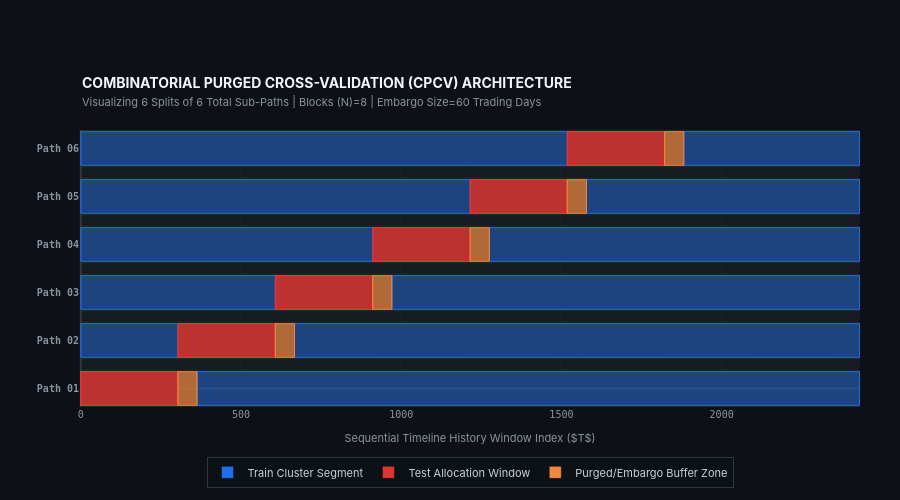

Source (notebook cell):
### Markdown cell above
## Plot 1: CPCV Fold Structure — Purging & Embargo Visualization

This plot is critical for understanding why CPCV is superior to standard K-fold for financial time series:

- **Gray regions**: Training samples included in fold
- **Red regions**: Test window
- **Yellow/orange**: Purged zone (overlapping labels removed)
- **Hatched**: Embargo zone (serial correlation buffer)

The combinatorial structure generates $\binom{N}{k}$ unique test paths — providing dramatically more diverse out-of-sample evaluation than a single train/test split, while maintaining temporal integrity through purging and embargo.

### Code cell
# T = len(X)
# n_blocks = 8
# block_size = T // n_blocks
# embargo_len = int(T * 0.025)

# fig1 = go.Figure()

# # Show first 6 fold structures
# fold_viz = list(cpcv.split(X))[:6]
# for fold_i, (tr_idx, te_idx) in enumerate(fold_viz):
#     y_pos = fold_i

#     # Full range — gray background
#     fig1.add_shape(type='rect', x0=0, x1=T, y0=y_pos-0.4, y1=y_pos+0.4,
#         fillcolor='rgba(69,123,157,0.12)', line_color='gray', line_width=0.5)

#     # Training blocks
#     for start, end in [(tr_idx.min(), tr_idx.max())]:
#         # Plot train as segments
#         pass

#     # Draw individual training contiguous segments
#     tr_sorted = np.sort(tr_idx)
#     breaks = np.where(np.diff(tr_sorted) > 1)[0] + 1
#     segments = np.split(tr_sorted, breaks)
#     for seg in segments:
#         if len(seg) > 0:
#             fig1.add_shape(type='rect', x0=seg[0], x1=seg[-1], y0=y_pos-0.35, y1=y_pos+0.35,
#                 fillcolor='rgba(42,157,143,0.5)', line_color='#2a9d8f', line_width=1)

#     # Test block
#     te_sorted = np.sort(te_idx)
#     fig1.add_shape(type='rect', x0=te_sorted[0], x1=te_sorted[-1],
#         y0=y_pos-0.4, y1=y_pos+0.4,
#         fillcolor='rgba(230,57,70,0.7)', line_color='#e63946', line_width=1.5)

#     # Embargo zone
#     emb_start = te_sorted[-1]; emb_end = min(T, emb_start + embargo_len)
#     if emb_end > emb_start:
#         fig1.add_shape(type='rect', x0=emb_start, x1=emb_end,
#             y0=y_pos-0.4, y1=y_pos+0.4,
#             fillcolor='rgba(244,162,97,0.6)', line_color='#f4a261', line_width=1)

# # Legend annotations
# for color, label, x_pos in [('rgba(42,157,143,0.5)','Train',T*0.02),
#                               ('rgba(230,57,70,0.7)','Test',T*0.15),
#                               ('rgba(244,162,97,0.6)','Embargo',T*0.25)]:
#     fig1.add_trace(go.Scatter(x=[None], y=[None], mode='markers',
#         marker=dict(size=12, color=color, symbol='square'), name=label))

# fig1.update_layout(height=420, title_text=f'CPCV Fold Structure: {len(fold_viz)}/{len(fold_results)} Paths (N={n_blocks}, k=1, embargo={embargo_len}d)',
#     template='plotly_dark',
#     yaxis=dict(tickvals=list(range(len(fold_viz))), ticktext=[f'Path {i+1}' for i in range(len(fold_viz))]),
#     xaxis_title='Time Index')
# fig1.show()

import numpy as np
import plotly.graph_objects as go

# ── BOUNDARY VERIFICATION & FALLBACK PROTECTION ─────────────────────────────
T = len(X)
n_blocks = 8
block_size = T // n_blocks
embargo_len = int(T * 0.025)

# Extract fold groupings safely
fold_viz = list(cpcv.split(X))[:6]
total_computed_folds = len(fold_viz) 

# Initialize specialized standalone figure object
fig1 = go.Figure()

# ── EXPLICIT TRACE PROXIES FOR LEGEND CONTROL ────────────────────────────────
legend_items = [
    ('Train Cluster Segment', '#1f6feb'),
    ('Test Allocation Window', '#da3633'),
    ('Purged/Embargo Buffer Zone', '#f0883e')
]

for label, color in legend_items:
    fig1.add_trace(go.Bar(
        x=[None], y=[None],
        name=label,
        marker_color=color,
        showlegend=True
    ))

# ── GENERATE HIGH-CONTRAST CV MATRIX TRACKS ──────────────────────────────────
for fold_i, (tr_idx, te_idx) in enumerate(fold_viz):
    y_pos = fold_i

    # Background Track Anchor — Total Timeline Horizon Frame
    fig1.add_shape(
        type='rect', 
        x0=0, x1=T, 
        y0=y_pos - 0.38, y1=y_pos + 0.38,
        fillcolor='rgba(48, 54, 61, 0.2)', 
        line_color='#30363d', 
        line_width=0.5,
        layer='below'
    )

    # Contiguous Segment Decomposition for Training Data
    tr_sorted = np.sort(tr_idx)
    breaks = np.where(np.diff(tr_sorted) > 1)[0] + 1
    segments = np.split(tr_sorted, breaks)
    
    for seg in segments:
        if len(seg) > 0:
            fig1.add_shape(
                type='rect', 
                x0=seg[0], x1=seg[-1], 
                y0=y_pos - 0.35, y1=y_pos + 0.35,
                fillcolor='rgba(31, 111, 235, 0.45)', 
                line_color='#1f6feb', 
                line_width=1,
                layer='above'
            )

    # Test Allocation Window Block
    te_sorted = np.sort(te_idx)
    fig1.add_shape(
        type='rect', 
        x0=te_sorted[0], x1=te_sorted[-1], 
        y0=y_pos - 0.35, y1=y_pos + 0.35,
        fillcolor='rgba(218, 54, 51, 0.85)', 
        line_color='#da3633', 
        line_width=1.5,
        layer='above'
    )

    # Purged / Embargo Buffer Zone Block
    emb_start = te_sorted[-1]
    emb_end = min(T, emb_start + embargo_len)
    if emb_end > emb_start:
        fig1.add_shape(
            type='rect', 
            x0=emb_start, x1=emb_end, 
            y0=y_pos - 0.35, y1=y_pos + 0.35,
            fillcolor='rgba(240, 136, 62, 0.7)', 
            line_color='#f0883e', 
            line_width=1,
            layer='above'
        )

# ── COORDINATE-ANCHORED MULTI-LINE CANVAS SUBTITLE ───────────────────────────
canvas_annotations = [
    dict(
        x=0.0, y=1.07, xref='paper', yref='paper',
        text=f'<b>COMBINATORIAL PURGED CROSS-VALIDATION (CPCV) ARCHITECTURE</b><br>'
             f'<span style="font-size:11px; color:#8b949e">Visualizing {len(fold_viz)} Splits of {total_computed_folds} Total Sub-Paths | '
             f'Blocks (N)={n_blocks} | Embargo Size={embargo_len} Trading Days</span>',
        showarrow=False, xanchor='left', yanchor='bottom', align='left',
        font=dict(size=14, color='#f0f6fc', family='Inter, sans-serif')
    )
]

# ── INSTITUTIONAL THEME & CANVASSING ENGINE PARAMETERS ──────────────────────
fig1.update_layout(
    height=500,  
    template='plotly_dark',
    paper_bgcolor='#0d1117',
    plot_bgcolor='#161b22',
    margin=dict(t=130, b=90, l=80, r=40),  
    annotations=canvas_annotations,
    barmode='overlay',  
    
    legend=dict(
        orientation='h',
        yanchor='top',
        y=-0.18,
        xanchor='center',
        x=0.5,
        font=dict(size=11, color='#c9d1d9', family='Inter, sans-serif'),
        bgcolor='rgba(13,17,23,0.9)',
        bordercolor='#30363d',
        borderwidth=1
    )
)

# Axis base typography definitions
axis_font_opts = dict(
    title_font=dict(size=11, color='#8b949e', family='Inter, sans-serif'), 
    tickfont=dict(size=10, color='#8b949e', family='JetBrains Mono, monospace'),
    gridcolor='#21262d', 
    zerolinecolor='#30363d'
)

# Render X-Axis with standard grid structures
fig1.update_xaxes(
    title_text='Sequential Timeline History Window Index ($T$)', 
    showgrid=True, 
    **axis_font_opts
)

# ── FIXED MINIMAL DELTA SEPARATION FOR THE Y-AXIS GRID OVERLAY ─────────────
# Safeguard: Build a clean dictionary override to drop conflicting gridcolor parameters
y_axis_opts = axis_font_opts.copy()
y_axis_opts['gridcolor'] = 'rgba(0,0,0,0)'  # Safely sets absolute transparency within options mapping

fig1.update_yaxes(
    tickvals=list(range(len(fold_viz))), 
    ticktext=[f'<b>Path {i+1:02d}</b>' for i in range(len(fold_viz))],
    **y_axis_opts
)
# ─────────────────────────────────────────────────────────────────────────────

fig1.show()

### Figure 1 — Plotly figure (JSON) as saved in the notebook; plotly's stock layout.template omitted (floating-point values rounded to 4 significant figures)
{"data": [{"marker": {"color": "#1f6feb"}, "name": "Train Cluster Segment", "showlegend": true, "type": "bar", "x": [null], "y": [null]}, {"marker": {"color": "#da3633"}, "name": "Test Allocation Window", "showlegend": true, "type": "bar", "x": [null], "y": [null]}, {"marker": {"color": "#f0883e"}, "name": "Purged/Embargo Buffer Zone", "showlegend": true, "type": "bar", "x": [null], "y": [null]}], "layout": {"annotations": [{"align": "left", "font": {"color": "#f0f6fc", "family": "Inter, sans-serif", "size": 14}, "showarrow": false, "text": "<b>COMBINATORIAL PURGED CROSS-VALIDATION (CPCV) ARCHITECTURE</b><br><span style=\"font-size:11px; color:#8b949e\">Visualizing 6 Splits of 6 Total Sub-Paths | Blocks (N)=8 | Embargo Size=60 Trading Days</span>", "x": 0, "xanchor": "left", "xref": "paper", "y": 1.07, "yanchor": "bottom", "yref": "paper"}], "barmode": "overlay", "height": 500, "legend": {"bgcolor": "rgba(13,17,23,0.9)", "bordercolor": "#30363d", "borderwidth": 1, "font": {"color": "#c9d1d9", "family": "Inter, sans-serif", "size": 11}, "orientation": "h", "x": 0.5, "xanchor": "center", "y": -0.18, "yanchor": "top"}, "margin": {"b": 90, "l": 80, "r": 40, "t": 130}, "paper_bgcolor": "#0d1117", "plot_bgcolor": "#161b22", "shapes": [{"fillcolor": "rgba(48, 54, 61, 0.2)", "layer": "below", "line": {"color": "#30363d", "width": 0.5}, "type": "rect", "x0": 0, "x1": 2431, "y0": -0.38, "y1": 0.38}, {"fillcolor": "rgba(31, 111, 235, 0.45)", "layer": "above", "line": {"color": "#1f6feb", "width": 1}, "type": "rect", "x0": 363, "x1": 2430, "y0": -0.35, "y1": 0.35}, {"fillcolor": "rgba(218, 54, 51, 0.85)", "layer": "above", "line": {"color": "#da3633", "width": 1.5}, "type": "rect", "x0": 0, "x1": 303, "y0": -0.35, "y1": 0.35}, {"fillcolor": "rgba(240, 136, 62, 0.7)", "layer": "above", "line": {"color": "#f0883e", "width": 1}, "type": "rect", "x0": 303, "x1": 363, "y0": -0.35, "y1": 0.35}, {"fillcolor": "rgba(48, 54, 61, 0.2)", "layer": "below", "line": {"color": "#30363d", "width": 0.5}, "type": "rect", "x0": 0, "x1": 2431, "y0": 0.62, "y1": 1.38}, {"fillcolor": "rgba(31, 111, 235, 0.45)", "layer": "above", "line": {"color": "#1f6feb", "width": 1}, "type": "rect", "x0": 0, "x1": 303, "y0": 0.65, "y1": 1.35}, {"fillcolor": "rgba(31, 111, 235, 0.45)", "layer": "above", "line": {"color": "#1f6feb", "width": 1}, "type": "rect", "x0": 667, "x1": 2430, "y0": 0.65, "y1": 1.35}, {"fillcolor": "rgba(218, 54, 51, 0.85)", "layer": "above", "line": {"color": "#da3633", "width": 1.5}, "type": "rect", "x0": 304, "x1": 607, "y0": 0.65, "y1": 1.35}, {"fillcolor": "rgba(240, 136, 62, 0.7)", "layer": "above", "line": {"color": "#f0883e", "width": 1}, "type": "rect", "x0": 607, "x1": 667, "y0": 0.65, "y1": 1.35}, {"fillcolor": "rgba(48, 54, 61, 0.2)", "layer": "below", "line": {"color": "#30363d", "width": 0.5}, "type": "rect", "x0": 0, "x1": 2431, "y0": 1.62, "y1": 2.38}, {"fillcolor": "rgba(31, 111, 235, 0.45)", "layer": "above", "line": {"color": "#1f6feb", "width": 1}, "type": "rect", "x0": 0, "x1": 607, "y0": 1.65, "y1": 2.35}, {"fillcolor": "rgba(31, 111, 235, 0.45)", "layer": "above", "line": {"color": "#1f6feb", "width": 1}, "type": "rect", "x0": 971, "x1": 2430, "y0": 1.65, "y1": 2.35}, {"fillcolor": "rgba(218, 54, 51, 0.85)", "layer": "above", "line": {"color": "#da3633", "width": 1.5}, "type": "rect", "x0": 608, "x1": 911, "y0": 1.65, "y1": 2.35}, {"fillcolor": "rgba(240, 136, 62, 0.7)", "layer": "above", "line": {"color": "#f0883e", "width": 1}, "type": "rect", "x0": 911, "x1": 971, "y0": 1.65, "y1": 2.35}, {"fillcolor": "rgba(48, 54, 61, 0.2)", "layer": "below", "line": {"color": "#30363d", "width": 0.5}, "type": "rect", "x0": 0, "x1": 2431, "y0": 2.62, "y1": 3.38}, {"fillcolor": "rgba(31, 111, 235, 0.45)", "layer": "above", "line": {"color": "#1f6feb", "width": 1}, "type": "rect", "x0": 0, "x1": 911, "y0": 2.65, "y1": 3.35}, {"fillcolor": "rgba(31, 111, 235, 0.45)", "layer": "above", "line": {"color": "#1f6feb", "width": 1}, "type": "rect", "x0": 1275, "x1": 2430, "y0": 2.65, "y1": 3.35}, {"fillcolor": "rgba(218, 54, 51, 0.85)", "layer": "above", "line": {"color": "#da3633", "width": 1.5}, "type": "rect", "x0": 912, "x1": 1215, "y0": 2.65, "y1": 3.35}, {"fillcolor": "rgba(240, 136, 62, 0.7)", "layer": "above", "line": {"color": "#f0883e", "width": 1}, "type": "rect", "x0": 1215, "x1": 1275, "y0": 2.65, "y1": 3.35}, {"fillcolor": "rgba(48, 54, 61, 0.2)", "layer": "below", "line": {"color": "#30363d", "width": 0.5}, "type": "rect", "x0": 0, "x1": 2431, "y0": 3.62, "y1": 4.38}, {"fillcolor": "rgba(31, 111, 235, 0.45)", "layer": "above", "line": {"color": "#1f6feb", "width": 1}, "type": "rect", "x0": 0, "x1": 1215, "y0": 3.65, "y1": 4.35}, {"fillcolor": "rgba(31, 111, 235, 0.45)", "layer": "above", "line": {"color": "#1f6feb", "width": 1}, "type": "rect", "x0": 1578, "x1": 2430, "y0": 3.65, "y1": 4.35}, {"fillcolor": "rgba(218, 54, 51, 0.85)", "layer": "above", "line": {"color": "#da3633", "width": 1.5}, "type": "rect", "x0": 1216, "x1": 1518, "y0": 3.65, "y1": 4.35}, {"fillcolor": "rgba(240, 136, 62, 0.7)", "layer": "above", "line": {"color": "#f0883e", "width": 1}, "type": "rect", "x0": 1518, "x1": 1578, "y0": 3.65, "y1": 4.35}, {"fillcolor": "rgba(48, 54, 61, 0.2)", "layer": "below", "line": {"color": "#30363d", "width": 0.5}, "type": "rect", "x0": 0, "x1": 2431, "y0": 4.62, "y1": 5.38}, {"fillcolor": "rgba(31, 111, 235, 0.45)", "layer": "above", "line": {"color": "#1f6feb", "width": 1}, "type": "rect", "x0": 0, "x1": 1518, "y0": 4.65, "y1": 5.35}, {"fillcolor": "rgba(31, 111, 235, 0.45)", "layer": "above", "line": {"color": "#1f6feb", "width": 1}, "type": "rect", "x0": 1882, "x1": 2430, "y0": 4.65, "y1": 5.35}, {"fillcolor": "rgba(218, 54, 51, 0.85)", "layer": "above", "line": {"color": "#da3633", "width": 1.5}, "type": "rect", "x0": 1519, "x1": 1822, "y0": 4.65, "y1": 5.35}, {"fillcolor": "rgba(240, 136, 62, 0.7)", "layer": "above", "line": {"color": "#f0883e", "width": 1}, "type": "rect", "x0": 1822, "x1": 1882, "y0": 4.65, "y1": 5.35}], "xaxis": {"gridcolor": "#21262d", "showgrid": true, "tickfont": {"color": "#8b949e", "family": "JetBrains Mono, monospace", "size": 10}, "title": {"font": {"color": "#8b949e", "family": "Inter, sans-serif", "size": 11}, "text": "Sequential Timeline History Window Index ($T$)"}, "zerolinecolor": "#30363d"}, "yaxis": {"gridcolor": "rgba(0,0,0,0)", "tickfont": {"color": "#8b949e", "family": "JetBrains Mono, monospace", "size": 10}, "ticktext": ["<b>Path 01</b>", "<b>Path 02</b>", "<b>Path 03</b>", "<b>Path 04</b>", "<b>Path 05</b>", "<b>Path 06</b>"], "tickvals": [0, 1, 2, 3, 4, 5], "title": {"font": {"color": "#8b949e", "family": "Inter, sans-serif", "size": 11}}, "zerolinecolor": "#30363d"}}}
